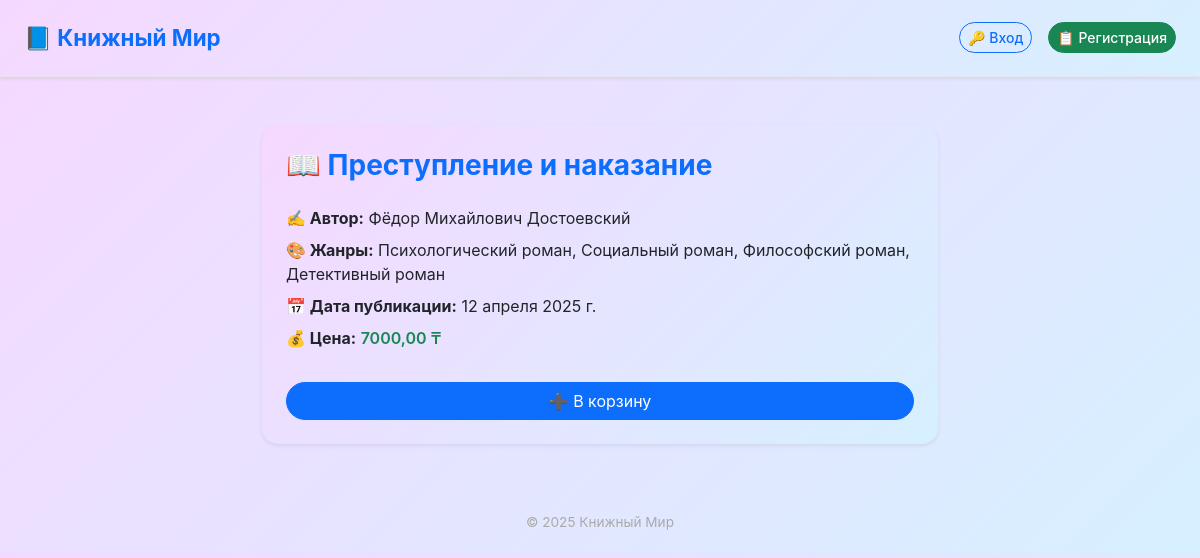
Screenshot of /book/1/ with the database file from the repository.
### shop/models.py (models this page shows, shortened)
class Book(models.Model):
    title = models.CharField(max_length=200)
    author = models.ForeignKey(Author, on_delete=models.CASCADE)
    genres = models.ManyToManyField(Genre)
    store = models.ForeignKey(Store, on_delete=models.SET_NULL, null=True, blank=True)
    price = models.DecimalField(max_digits=6, decimal_places=2)
    published_date = models.DateField()

class Author(models.Model):
    name = models.CharField(max_length=100)
    biography = models.TextField(blank=True)

class Genre(models.Model):
    name = models.CharField(max_length=50)
    def __str__(self):
        return self.name

### shop/views.py (the view)
# urls.py: path('book/<int:pk>/', views.book_detail, name='book_detail'),
def book_detail(request, pk):
    book = get_object_or_404(Book, pk=pk)
    return render(request, 'shop/book_detail.html', {'book': book})

### shop/templates/shop/book_detail.html (shortened to what this page needs)
{% extends 'shop/base.html' %}
{% block content %}
<div class="container my-5" style="max-width: 700px;">
  <div class="card p-4 rounded-4 shadow-sm border-0">
    <h2 class="mb-4 fw-bold text-primary" style="font-size: 1.75rem;">📖 {{ book.title }}</h2>
    <ul class="list-unstyled mb-4">
      <li class="mb-2"><strong>✍️ Автор:</strong> {{ book.author.name }}</li>
      <li class="mb-2"><strong>🎨 Жанры:</strong> {{ book.genres.all|join:", " }}</li>
      <li class="mb-2"><strong>📅 Дата публикации:</strong> {{ book.published_date }}</li>
      <li class="mb-2"><strong>💰 Цена:</strong> <span class="text-success fw-semibold">{{ book.price }} ₸</span></li>
    </ul>
    <a href="{% url 'add_to_cart' book.pk %}" class="btn btn-primary w-100 rounded-pill">
      ➕ В корзину
    </a>
  </div>
</div>
{% endblock %}

### static/css/styles.css (style rules this page uses)
body { font-family: 'Poppins', sans-serif; background: linear-gradient(135deg, #f6d8ff, #d6f0ff); color: #222; margin: 0; padding: 0; }
.card { background: linear-gradient(135deg, #f6d8ff, #d6f0ff); border-radius: 20px; padding: 1.5rem; margin-bottom: 1.5rem; box-shadow: 0 10px 30px rgba(255, 107, 107, 0.12); transition: transform 0.2s; }
.btn-primary { background-color: #ff6b6b; border: none; color: #fff; font-weight: 500; }
h2, h3 { color: #2c2c2c; font-weight: 600; }
a, button { transition: all 0.2s ease-in-out; }

### shop/templates/shop/base.html (style rules this page uses)
body { background-color: #f6f7fb; font-family: -apple-system, BlinkMacSystemFont, 'Segoe UI', Roboto, Helvetica, Arial, sans-serif; }
.btn { border-radius: 12px; }

### rows the page displays
Book: title "Преступление и наказание", author.name "Фёдор Михайлович Достоевский", genres.all "Психологический роман, Социальный роман, Философский роман, Детективный роман", published_date "12 апреля 2025 г.", price "7000,00"
